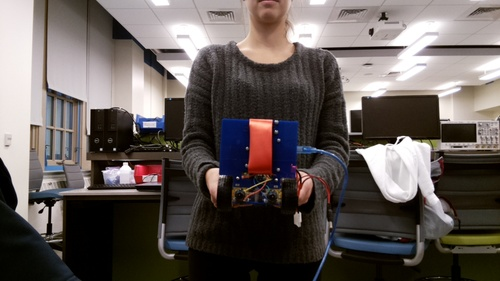
#> input picture CameraTests/TestRib1.jpg, 500 x 281 px, shrunk from 960 x 540 before the run
$ python Test2.py   (Python 2 division)
#> lines starting #> are read from the running program, lines starting #| are printed output that depends on the picture; after the words box and inside, x2 and y2 are one past the last pixel; in counts of white or black regions, pixels touching at a corner belong together
import numpy as np
import cv2
import time
import warnings
def sideBySide(img1, img2, destName):
    dims1 = img1.shape
    dims2 = img2.shape
    if len(dims1) < len(dims2):
        temp = np.dstack((img1,img1,img1))
        toWrite = np.hstack((temp,img2))
    elif len(dims1) > len(dims2):
        temp = np.dstack((img2,img2,img2))
        toWrite = np.hstack((img1, temp))

    cv2.imshow(destName, toWrite)


img = cv2.imread('TestRib1.jpg')
#> img is the input picture: shape (281, 500, 3); mean B, G, R 88.4, 91.7, 99.9
image = cv2.GaussianBlur(img, (11,11), 11)
ylen,xlen,d = image.shape
#> ylen = 281; xlen = 500; d = 3
trimTop =ylen/2
#> trimTop = 140
trimRight = xlen
#> trimRight = 500
lines = []


############################
#HSV SHIFT
#########################
imageHSV = cv2.cvtColor(image, cv2.COLOR_RGB2HSV)
#> imageHSV: shape (281, 500, 3); mean H, S, V 102.8, 76.7, 101.6
cv2.imwrite('hsv.jpg',imageHSV)
h,s,v = cv2.split(imageHSV)
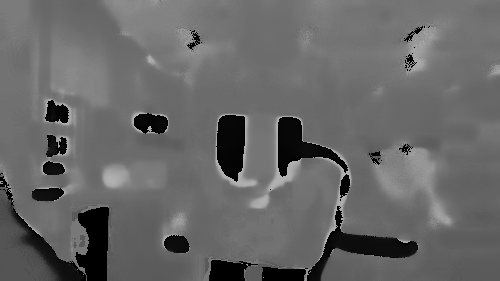
#> h: shape (281, 500); min 0, max 179, mean 102.8
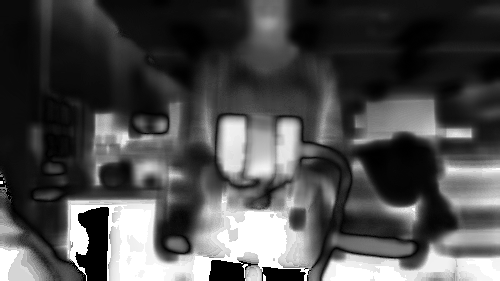
#> s: shape (281, 500); min 0, max 255, mean 76.7
cv2.imwrite('h.jpg',h)
cv2.imwrite('s.jpg',s)
cv2.imwrite('v.jpg',v)
hlow = 0
hhigh = 100
slow = 0
shigh = 100
vlow = 150
vhigh = 220
threshH = 255*np.ones_like(h)-cv2.inRange(h,hlow, hhigh)
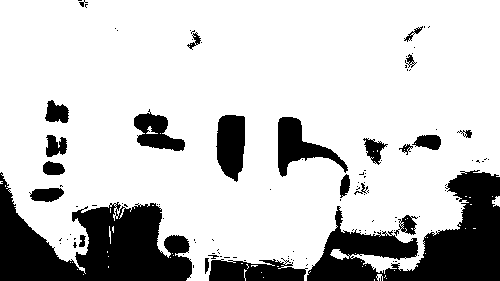
#> threshH: shape (281, 500); 78.7% white; 114 black regions (90 under 20 px), largest, box (x1, y1, x2, y2) and area: (0, 172, 192, 281) 10754, (307, 170, 500, 281) 10124, (209, 258, 308, 281) 1679
threshS = 255*np.ones_like(h)-cv2.inRange(s,slow, shigh)
#> threshS: shape (281, 500); 29.1% white; 33 white regions (16 under 20 px), largest, box (x1, y1, x2, y2) and area: (59, 115, 318, 281) 20114, (322, 224, 500, 281) 5542, (92, 103, 185, 187) 3386
threshV = cv2.inRange(v,vlow, vhigh)
#> threshV: shape (281, 500); 23.2% white; 16 white regions (3 under 20 px), largest, box (x1, y1, x2, y2) and area: (0, 0, 500, 230) 28828, (361, 137, 449, 222) 1310, (251, 119, 272, 165) 652
combined = (threshH) & (threshV) & threshS
#> combined: shape (281, 500); 0.7% white; 6 white regions (2 under 20 px), largest, box (x1, y1, x2, y2) and area: (251, 119, 272, 165) 643, (134, 167, 158, 181) 212, (259, 23, 283, 42) 84, (301, 181, 308, 195) 47
combined = cv2.medianBlur(combined,5)
#> combined: shape (281, 500); 0.67% white; 4 white regions, box (x1, y1, x2, y2) and area: (251, 119, 272, 165) 644, (134, 167, 158, 181) 205, (268, 27, 282, 42) 61, (301, 185, 307, 194) 37
cv2.imwrite('hThresh.jpg',threshH)
cv2.imwrite('sThresh.jpg',threshS)
cv2.imwrite('vThresh.jpg',threshV)
sideBySide(image, combined, "HSV.jpg")

############################
#LAB SHIFT
#########################
imageLAB = cv2.cvtColor(image, cv2.COLOR_RGB2LAB)
#> imageLAB: shape (281, 500, 3); mean of channels 0, 1, 2 95.1, 129, 123.2
cv2.imwrite('lab.jpg',imageLAB)
l,a,b = cv2.split(imageLAB)
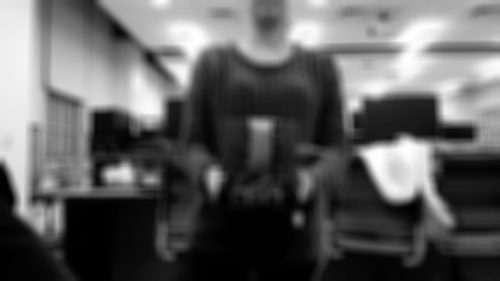
#> l: shape (281, 500); min 0, max 255, mean 95.1
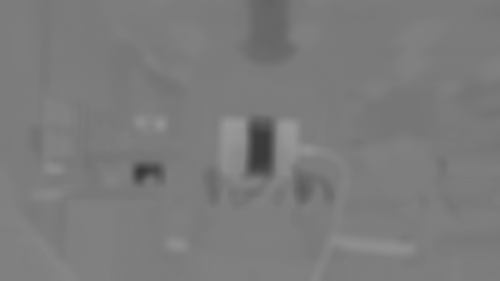
#> b: shape (281, 500); min 55, max 154, mean 123.2
cv2.imwrite('l.jpg',l)
cv2.imwrite('a.jpg',a)
cv2.imwrite('b.jpg',b)
llow = 50
lhigh = 150
alow = 150
ahigh = 255
blow = 50
bhigh = 100
threshL = cv2.inRange(l,llow, lhigh)
#> threshL: shape (281, 500); 28.5% white; 23 white regions (5 under 20 px), largest, box (x1, y1, x2, y2) and area: (0, 0, 500, 266) 31506, (157, 139, 226, 198) 1569, (249, 0, 287, 48) 1539
threshA = cv2.inRange(a,alow, ahigh)
#> threshA: shape (281, 500); 1.7% white; 7 white regions (3 under 20 px), largest, box (x1, y1, x2, y2) and area: (248, 129, 273, 174) 994, (224, 121, 245, 168) 590, (280, 124, 295, 174) 469, (134, 164, 161, 181) 325
threshB = cv2.inRange(b,blow, bhigh)
#> threshB: shape (281, 500); 1.5% white; 4 white regions, box (x1, y1, x2, y2) and area: (247, 119, 274, 176) 1366, (133, 163, 164, 184) 482, (298, 180, 308, 199) 131, (263, 0, 274, 8) 64
combined2 = (threshL) & (threshA) & threshB
#> combined2: shape (281, 500); 0.72% white; 2 white regions, box (x1, y1, x2, y2) and area: (249, 129, 273, 167) 750, (134, 164, 161, 181) 267
cv2.imwrite('lThresh.jpg',threshL)
cv2.imwrite('aThresh.jpg',threshA)
cv2.imwrite('bThresh.jpg',threshB)
sideBySide(image, combined2, "LAB.jpg")

combined3 = combined & combined2
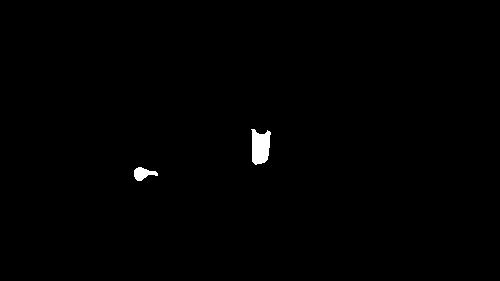
#> combined3: shape (281, 500); 0.52% white; 2 white regions, box (x1, y1, x2, y2) and area: (251, 129, 271, 165) 543, (134, 167, 158, 181) 194
avgX = int(np.median(np.nonzero(combined3)[1]))
#> avgX = 257
avgY = int(np.median(np.nonzero(combined3)[0]))
#> avgY = 152
print avgX
#| 257
print avgY
#| 152
boxW = 20
boxH = 20

cv2.rectangle(img, (avgX-boxW, avgY-boxH), (avgX+boxW, avgY+boxH), (0, 255, 0), 3)
sideBySide(img, combined, 'total.jpg')
#> call 3 of sideBySide, with destName = 'total.jpg'
#> in sideBySide (call 3), `toWrite = np.hstack((img1, temp))`:
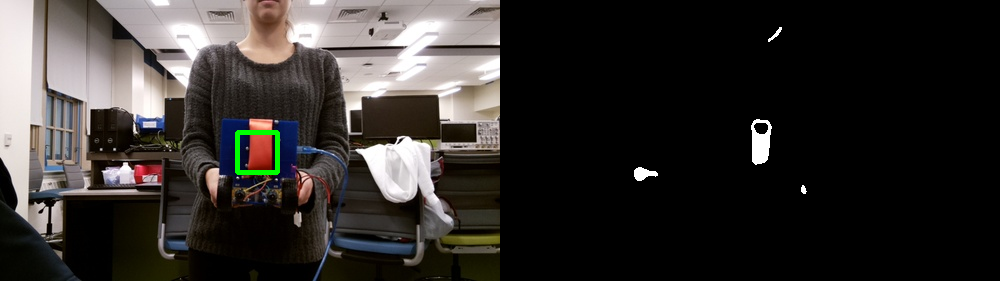
#> toWrite: shape (281, 1000, 3); mean B, G, R 44.9, 47.4, 50.6

$ run again, with CameraTests/TestRib2.jpg copied over CameraTests/TestRib1.jpg
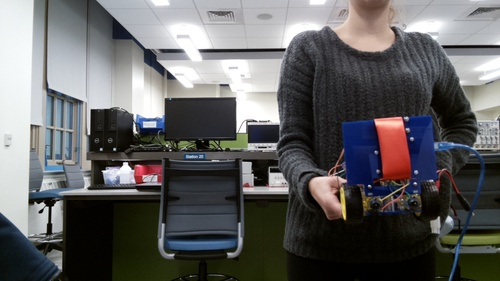
#> input picture CameraTests/TestRib2.jpg, 500 x 281 px, shrunk from 960 x 540 before the run
#> img is the input picture: shape (281, 500, 3); mean B, G, R 97.3, 97.2, 97.7
#> imageHSV: shape (281, 500, 3); mean H, S, V 60.9, 62.4, 104.1
#> `threshH = 255*np.ones_like(h)-cv2.inRange(h,hlow, hhigh)`:
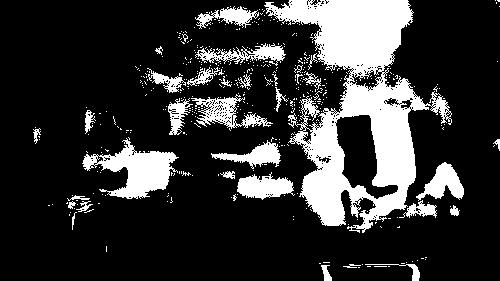
#> threshH: shape (281, 500); 20.3% white; 434 white regions (401 under 20 px), largest, box (x1, y1, x2, y2) and area: (264, 0, 452, 233) 17330, (82, 138, 179, 199) 2622, (191, 94, 273, 129) 1018
#> threshS: shape (281, 500); 24% white; 32 white regions (12 under 20 px), largest, box (x1, y1, x2, y2) and area: (61, 188, 450, 281) 21083, (339, 113, 453, 195) 6238, (0, 221, 53, 281) 1693
#> threshV: shape (281, 500); 22.7% white; 15 white regions (5 under 20 px), largest, box (x1, y1, x2, y2) and area: (0, 0, 500, 236) 26443, (449, 53, 500, 145) 2384, (376, 117, 407, 173) 1035
#> temp: shape (281, 500, 3); 0.77% white; 3 white regions (1 under 20 px), largest, box (x1, y1, x2, y2) and area: (378, 127, 407, 173) 906, (135, 167, 158, 181) 179
#> imageLAB: shape (281, 500, 3); mean of channels 0, 1, 2 101.2, 128.6, 128
#> threshL: shape (281, 500); 33.5% white; 11 white regions (2 under 20 px), largest, box (x1, y1, x2, y2) and area: (0, 26, 500, 275) 33319, (155, 185, 247, 263) 4979, (37, 0, 181, 89) 4739
#> threshA: shape (281, 500); 2.7% white; 4 white regions (1 under 20 px), largest, box (x1, y1, x2, y2) and area: (377, 118, 431, 179) 2147, (345, 123, 375, 181) 1369, (135, 165, 160, 180) 262
#> threshB: shape (281, 500); 1.5% white; 2 white regions, box (x1, y1, x2, y2) and area: (376, 119, 411, 181) 1770, (134, 163, 162, 183) 381
#> combined2: shape (281, 500); 1.1% white; 2 white regions, box (x1, y1, x2, y2) and area: (377, 128, 411, 176) 1244, (135, 165, 160, 180) 248
#> combined3: shape (281, 500); 0.75% white; 2 white regions, box (x1, y1, x2, y2) and area: (379, 128, 407, 173) 892, (135, 167, 158, 180) 168
#> avgX = 392
#> avgY = 153
#| 392
#| 153
#> in sideBySide (call 3), `toWrite = np.hstack((img1, temp))`:
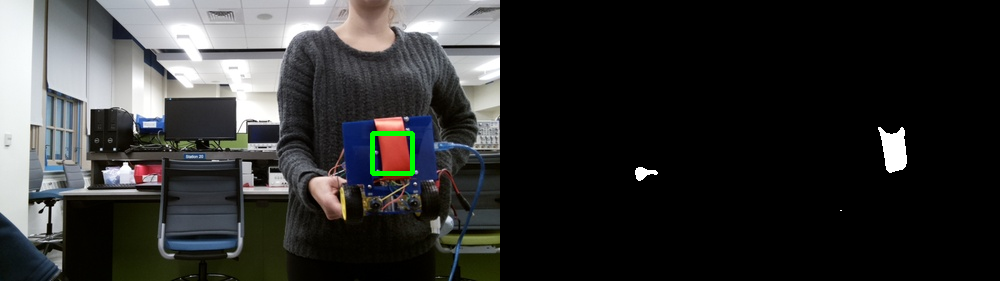
#> toWrite: shape (281, 1000, 3); mean B, G, R 49.5, 50.2, 49.6

$ run again, with CameraTests/TestRib3.jpg copied over CameraTests/TestRib1.jpg
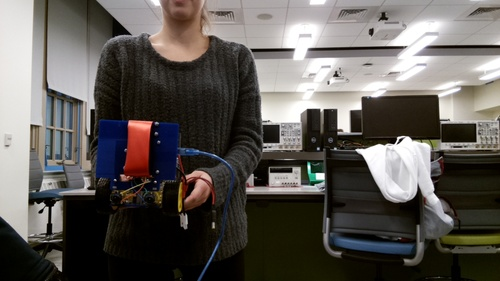
#> input picture CameraTests/TestRib3.jpg, 500 x 281 px, shrunk from 960 x 540 before the run
#> img is the input picture: shape (281, 500, 3); mean B, G, R 86, 90.4, 94.6
#> imageHSV: shape (281, 500, 3); mean H, S, V 95.3, 73.9, 96.5
#> `threshH = 255*np.ones_like(h)-cv2.inRange(h,hlow, hhigh)`:
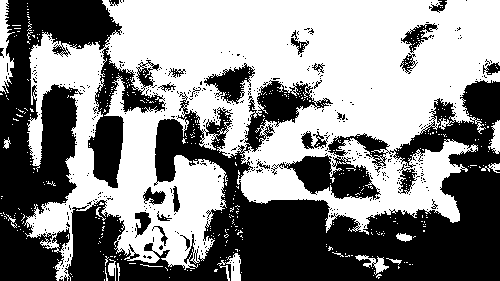
#> threshH: shape (281, 500); 53.4% white; 448 black regions (422 under 20 px), largest, box (x1, y1, x2, y2) and area: (64, 80, 500, 281) 38578, (0, 0, 166, 281) 20276, (271, 155, 381, 200) 2435
#> threshS: shape (281, 500); 29% white; 34 white regions (15 under 20 px), largest, box (x1, y1, x2, y2) and area: (218, 198, 500, 281) 12402, (93, 160, 219, 281) 8734, (95, 63, 199, 187) 7862
#> threshV: shape (281, 500); 23.1% white; 13 white regions (3 under 20 px), largest, box (x1, y1, x2, y2) and area: (106, 0, 500, 146) 22548, (0, 0, 94, 236) 6681, (361, 138, 448, 221) 1357
#> temp: shape (281, 500, 3); 0.39% white; 1 white region, box (x1, y1, x2, y2) and area: (130, 121, 150, 161) 546
#> imageLAB: shape (281, 500, 3); mean of channels 0, 1, 2 92.9, 127.7, 125.1
#> threshL: shape (281, 500); 24.9% white; 20 white regions (2 under 20 px), largest, box (x1, y1, x2, y2) and area: (0, 0, 500, 265) 29268, (311, 43, 399, 57) 936, (427, 41, 500, 56) 911
#> threshA: shape (281, 500); 1.3% white; 5 white regions (2 under 20 px), largest, box (x1, y1, x2, y2) and area: (125, 126, 150, 176) 1045, (100, 124, 123, 173) 656, (162, 126, 175, 149) 186
#> threshB: shape (281, 500); 1.2% white; 3 white regions, box (x1, y1, x2, y2) and area: (124, 120, 152, 178) 1394, (192, 177, 211, 200) 185, (182, 181, 188, 194) 50
#> combined2: shape (281, 500); 0.45% white; 1 white region, box (x1, y1, x2, y2) and area: (128, 126, 150, 163) 628
#> combined3: shape (281, 500); 0.33% white; 1 white region, box (x1, y1, x2, y2) and area: (130, 126, 149, 161) 458
#> avgX = 137
#> avgY = 143
#| 137
#| 143
#> in sideBySide (call 3), `toWrite = np.hstack((img1, temp))`:
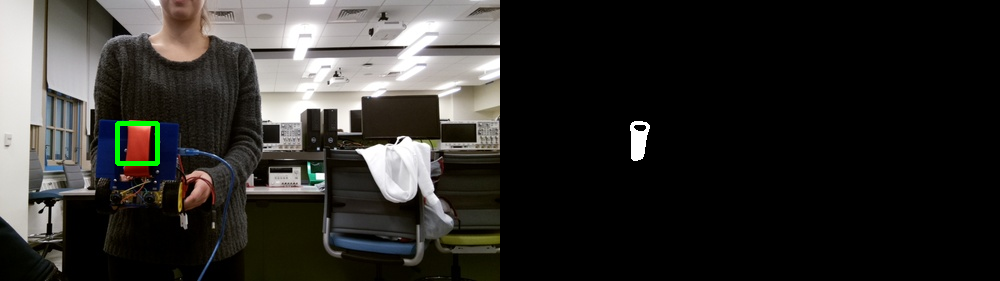
#> toWrite: shape (281, 1000, 3); mean B, G, R 43.3, 46.3, 47.6
